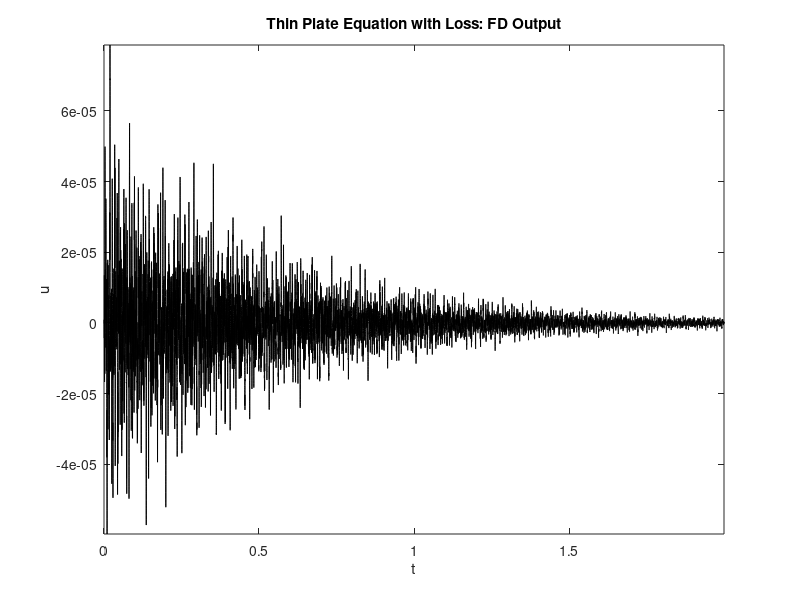

Write MATLAB code to recreate this figure.
% matlab script plateloss.m
% finite difference scheme for the thin plate equation with loss 
% simply-supported boundary conditions
% raised cosine initial conditions
% vector/matrix update form
% zeroth order interpolation

%%%%%% begin global parameters

SR = 44100;                         % sample rate(Hz)
K = 20;                             % plate stiffness parameter (1/s)
T60 = 8;                            % loss [freq.(Hz), T60(s), freq.(Hz), T60(s)]
epsilon = 1.2;                      % domain aspect ratio
TF = 2;                             % duration of simulation(s)
ctr = [0.8 0.9]; wid = 0.3;         % center location/width of excitation
u0 = 0; v0 = 1;                     % maximum initial displacement/velocity
rp = [0.05 0.7];                    % position of readout([0-1,0-1])
mu = 0.25;                          % scheme free parameter

%%%%%% end global parameters

% begin derived parameters

k = 1/SR;                           % time step
NF = floor(SR*TF);                  % duration of simulation (samples)
sig0 = 6*log(10)/T60;               % loss parameter

% stability condition/scheme parameters

h = sqrt(K*k/mu);                   % find grid spacing
Nx = floor(sqrt(epsilon)/h);        % number of x-subdivisions of spatial domain
Ny = floor(1/(sqrt(epsilon)*h));    % number of y-subdivisions of spatial domain
h = sqrt(epsilon)/Nx;                         
ss = (Nx-1)*(Ny-1);                 % total grid size

% generate difference matrix/scheme matrices

Dxx = sparse(toeplitz([-2/h^2;1/h^2;zeros(Nx-3,1)]));
Dyy = sparse(toeplitz([-2/h^2;1/h^2;zeros(Ny-3,1)]));
D = kron(eye(Nx-1), Dyy)+kron(Dxx, eye(Ny-1)); DD = D*D; 
B = sparse((2*eye(ss)-K^2*k^2*DD)/(1+sig0*k));
C = ((1-sig0*k)/(1+sig0*k))*sparse(eye(ss));  

% readout interpolation parameters

rp_index = (Ny-1)*floor(rp(1)*Nx)+floor(rp(2)*Ny);

% create 2D raised cosine

[X, Y] = meshgrid([1:Nx-1]*h, [1:Ny-1]*h); dist = sqrt((X-ctr(1)*sqrt(epsilon)).^2+(Y-ctr(2)/sqrt(epsilon)).^2);
ind = sign(max(-dist+wid/2,0)); rc = 0.5*ind.*(1+cos(2*pi*dist/wid));
rc = reshape(rc, ss,1);

% set initial conditions/initialize output

u2 = u0*rc; u1 = (u0+k*v0)*rc; u = zeros(ss,1);out = zeros(NF,1); 

%%%%%% start main loop

for n=3:NF
    u = B*u1-C*u2;
    u2 = u1; u1 = u;
    out(n) = u(rp_index);   
end

%%%%%% end main loop

% plot output waveform

plot([0:NF-1]*k, out, 'k'); xlabel('t'); ylabel('u'); 
title('Thin Plate Equation with Loss: FD Output'); axis tight

% play sound

soundsc(out,SR);                    
    
